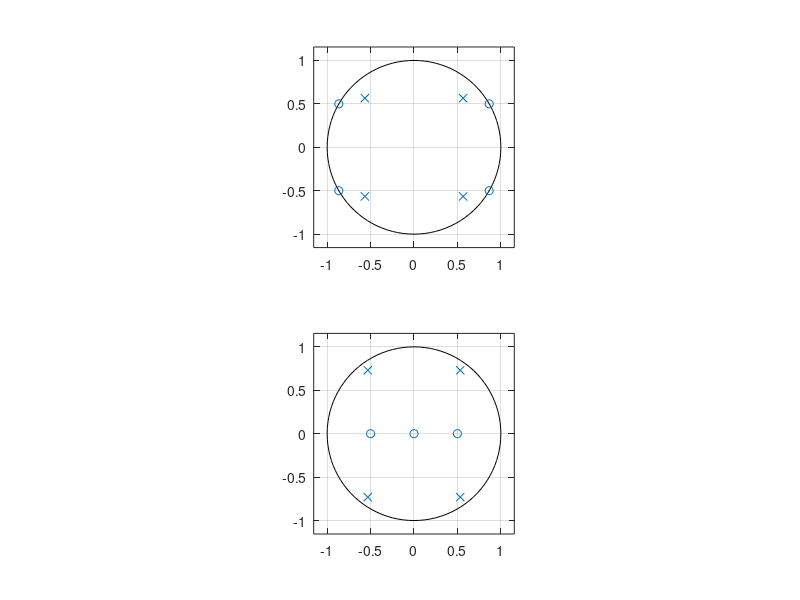

Write MATLAB code to recreate this figure.
subplot(211)
b = [1 0 -(2)^1/2 0 1]
a = [1 0 0 0 0.4096]
zplane(b,a)

subplot(212)
d = [0 -3 0 3/4 0]
c = [3 0 3/2 0 2]
zplane(d,c)